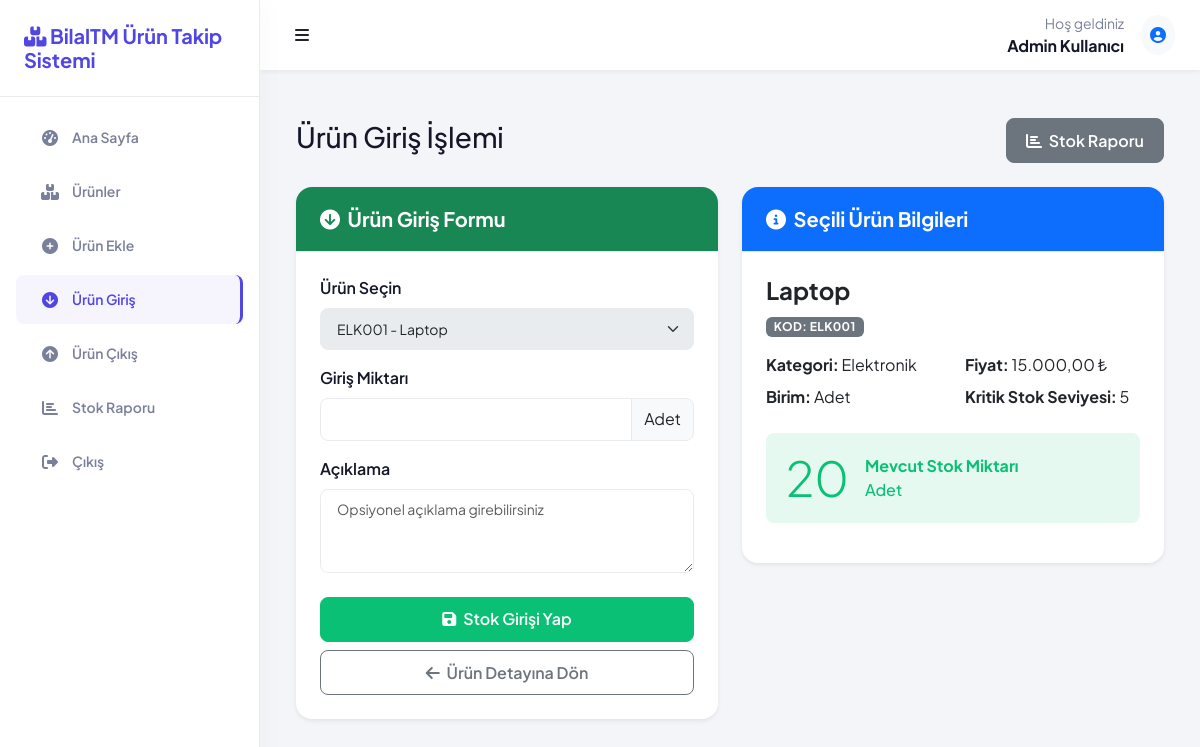
Screenshot of /stock_in.php?id=1 (signed in) with the database file from the repository.
### tables this page shows
CREATE TABLE IF NOT EXISTS kullanicilar (
    id INT AUTO_INCREMENT PRIMARY KEY,
    kullanici_adi VARCHAR(50) NOT NULL UNIQUE,
    sifre VARCHAR(255) NOT NULL,
    ad_soyad VARCHAR(100) NOT NULL,
    email VARCHAR(100) NOT NULL UNIQUE,
    rol ENUM('admin', 'kullanici') NOT NULL DEFAULT 'kullanici',
    son_giris DATETIME,
    kayit_tarihi TIMESTAMP DEFAULT CURRENT_TIMESTAMP,
    aktif TINYINT(1) DEFAULT 1
);

CREATE TABLE IF NOT EXISTS urunler (
    id INT AUTO_INCREMENT PRIMARY KEY,
    urun_kodu VARCHAR(50) NOT NULL UNIQUE,
    urun_adi VARCHAR(100) NOT NULL,
    aciklama TEXT,
    kategori_id INT,
    fiyat DECIMAL(10,2) NOT NULL,
    stok_miktari INT NOT NULL DEFAULT 0,
    kritik_stok_seviyesi INT DEFAULT 10,
    birim VARCHAR(20) NOT NULL,
    ekleyen_id INT,
    eklenme_tarihi TIMESTAMP DEFAULT CURRENT_TIMESTAMP,
    guncelleme_tarihi TIMESTAMP DEFAULT CURRENT_TIMESTAMP ON UPDATE CURRENT_TIMESTAMP,
    FOREIGN KEY (ekleyen_id) REFERENCES kullanicilar(id) ON DELETE SET NULL
);

CREATE TABLE IF NOT EXISTS kategoriler (
    id INT AUTO_INCREMENT PRIMARY KEY,
    kategori_adi VARCHAR(50) NOT NULL UNIQUE,
    aciklama TEXT
);

### config/config.php (called while the page is built, shortened)
<?php
function autoload($class) {
    $file = __DIR__ . '/../classes/' . $class . '.php';
}

### classes/Database.php (called while the page is built, shortened)
<?php
class Database {
    private $host = DB_HOST;
    private $user = DB_USER;
    private $pass = DB_PASS;
    private $dbname = DB_NAME;
    private $dbh;
    private $stmt;
    public function __construct() {
        $dsn = 'mysql:host=' . $this->host . ';dbname=' . $this->dbname . ';charset=utf8';
        $options = array(
            PDO::ATTR_PERSISTENT => true,
            PDO::ATTR_ERRMODE => PDO::ERRMODE_EXCEPTION,
            PDO::ATTR_DEFAULT_FETCH_MODE => PDO::FETCH_ASSOC,
            PDO::ATTR_EMULATE_PREPARES => false
        );
        try {
            $this->dbh = new PDO($dsn, $this->user, $this->pass, $options);
        } catch(PDOException $e) {
            $this->error = $e->getMessage();
            echo 'Veritabanı Bağlantı Hatası: ' . $this->error;
        }
    }
    public function query($sql) {
        $this->stmt = $this->dbh->prepare($sql);
    }
    public function bind($param, $value, $type = null) {
        if(is_null($type)) {
            switch(true) {
                case is_int($value):
                    $type = PDO::PARAM_INT;
                    break;
            }
        }
        $this->stmt->bindValue($param, $value, $type);
    }
    public function execute() {
        return $this->stmt->execute();
    }
    public function resultSet() {
        $this->execute();
        return $this->stmt->fetchAll();
    }
    public function single() {
        $this->execute();
        return $this->stmt->fetch();
    }
}

### classes/User.php (called while the page is built, shortened)
<?php
class User {
    private $db;
    public function __construct() {
        $this->db = new Database();
    }
    public function getUserById($id) {
        $this->db->query('SELECT * FROM kullanicilar WHERE id = :id');
        $this->db->bind(':id', $id);
        return $this->db->single();
    }
}

### classes/Product.php (called while the page is built, shortened)
<?php
class Product {
    private $db;
    public function __construct() {
        $this->db = new Database();
    }
    public function getAllProducts() {
        $this->db->query('
            SELECT u.*, k.kategori_adi
            FROM urunler u
            LEFT JOIN kategoriler k ON u.kategori_id = k.id
            ORDER BY u.eklenme_tarihi DESC
        ');
        return $this->db->resultSet();
    }
    public function getProductById($id) {
        $this->db->query('
            SELECT u.*, k.kategori_adi
            FROM urunler u
            LEFT JOIN kategoriler k ON u.kategori_id = k.id
            WHERE u.id = :id
        ');
        $this->db->bind(':id', $id);
        return $this->db->single();
    }
}

### stock_in.php (the view, shortened to what this page needs)
<?php
require_once 'config/config.php';
$activePage = 'stock_in';
$product = new Product();
$selectedProduct = null;
if(isset($_GET['id']) && is_numeric($_GET['id'])) {
    $id = intval($_GET['id']);
    $selectedProduct = $product->getProductById($id);
}
$allProducts = $product->getAllProducts();
include 'includes/header.php';
?>
<div class="container-fluid">
    <div class="d-flex justify-content-between align-items-center mb-4">
        <h1 class="h3">Ürün Giriş İşlemi</h1>
        <a href="stock_report.php" class="btn btn-secondary">
            <i class="fas fa-chart-bar me-1"></i> Stok Raporu
        </a>
    </div>
    <div class="row">
        <div class="col-lg-6 mb-4">
            <div class="card border-0 shadow-sm">
                <div class="card-header bg-success text-white">
                    <h5 class="mb-0">
                        <i class="fas fa-arrow-circle-down me-1"></i> Ürün Giriş Formu
                    </h5>
                </div>
                <div class="card-body">
                    <form action="stock_in.php<?= $selectedProduct ? '?id='.$selectedProduct['id'] : '' ?>" method="post">
                        <div class="mb-3">
                            <label for="urun_id" class="form-label">Ürün Seçin</label>
                            <select class="form-select" id="urun_id" name="urun_id" required <?= $selectedProduct ? 'disabled' : '' ?>>
                                <?php foreach($allProducts as $item): ?>
                                    <option value="<?= $item['id'] ?>" <?= ($selectedProduct && $selectedProduct['id'] == $item['id']) ? 'selected' : '' ?>>
                                        <?= htmlspecialchars($item['urun_kodu'] . ' - ' . $item['urun_adi']) ?>
                                    </option>
                                <?php endforeach; ?>
                            </select>
                        </div>
                        <div class="mb-3">
                            <label for="miktar" class="form-label">Giriş Miktarı</label>
                            <div class="input-group">
                                <input type="number" class="form-control" id="miktar" name="miktar" min="1" required>
                                <span class="input-group-text">
                                    <?= $selectedProduct ? htmlspecialchars($selectedProduct['birim']) : 'Birim' ?>
                                </span>
                            </div>
                        </div>
                        <div class="mb-3">
                            <label for="aciklama" class="form-label">Açıklama</label>
                            <textarea class="form-control" id="aciklama" name="aciklama" rows="3" placeholder="Opsiyonel açıklama girebilirsiniz"></textarea>
                        </div>
                        <div class="d-grid gap-2 mt-4">
                            <button type="submit" class="btn btn-success">
                                <i class="fas fa-save me-1"></i> Stok Girişi Yap
                            </button>
                            <?php if($selectedProduct): ?>
                                <a href="product_detail.php?id=<?= $selectedProduct['id'] ?>" class="btn btn-outline-secondary">
                                    <i class="fas fa-arrow-left me-1"></i> Ürün Detayına Dön
                                </a>
                            <?php endif; ?>
                        </div>
                    </form>
                </div>
            </div>
        </div>
        <?php if($selectedProduct): ?>
        <div class="col-lg-6 mb-4">
            <div class="card border-0 shadow-sm">
                <div class="card-header bg-primary text-white">
                    <h5 class="mb-0">
                        <i class="fas fa-info-circle me-1"></i> Seçili Ürün Bilgileri
                    </h5>
                </div>
                <div class="card-body">
                    <h4><?= htmlspecialchars($selectedProduct['urun_adi']) ?></h4>
                    <div class="badge bg-secondary mb-3">
                        Kod: <?= htmlspecialchars($selectedProduct['urun_kodu']) ?>
                    </div>
                    <div class="row mb-3">
                        <div class="col-md-6">
                            <div class="mb-2">
                                <strong>Kategori:</strong>
                                <?= htmlspecialchars($selectedProduct['kategori_adi'] ?: 'Kategorisiz') ?>
                            </div>
                            <div class="mb-2">
                                <strong>Birim:</strong>
                                <?= htmlspecialchars($selectedProduct['birim']) ?>
                            </div>
                        </div>
                        <div class="col-md-6">
                            <div class="mb-2">
                                <strong>Fiyat:</strong>
                                <?= number_format($selectedProduct['fiyat'], 2, ',', '.') ?> ₺
                            </div>
                            <div>
                                <strong>Kritik Stok Seviyesi:</strong>
                                <?= $selectedProduct['kritik_stok_seviyesi'] ?>
                            </div>
                        </div>
                    </div>
                    <div class="alert <?= $selectedProduct['stok_miktari'] <= $selectedProduct['kritik_stok_seviyesi'] ? 'alert-danger' : 'alert-success' ?>">
                        <div class="d-flex align-items-center">
                            <div class="display-5 me-3">
                                <?= $selectedProduct['stok_miktari'] ?>
                            </div>
                            <div>
                                <strong>Mevcut Stok Miktarı</strong><br>
                                <?= htmlspecialchars($selectedProduct['birim']) ?>
                            </div>
                        </div>
                    </div>
                </div>
            </div>
        </div>
        <?php endif; ?>
    </div>
</div>
<?php include 'includes/footer.php'; ?>

### includes/header.php (shortened to what this page needs)
<?php
$user = new User();
$currentUser = $user->getUserById($_SESSION['user_id']);
?>
<!DOCTYPE html>
<html lang="tr">
<head>
    <link href="https://cdn.jsdelivr.net/npm/bootstrap@5.3.0/dist/css/bootstrap.min.css" rel="stylesheet">
    <link rel="stylesheet" href="https://cdnjs.cloudflare.com/ajax/libs/font-awesome/6.4.0/css/all.min.css">
    <link rel="stylesheet" href="https://cdn.datatables.net/1.13.5/css/dataTables.bootstrap5.min.css">
    <link rel="stylesheet" href="assets/css/style.css">
</head>
<body>
    <div class="wrapper">
        <nav id="sidebar" class="sidebar">
            <div class="sidebar-header">
                <h3>
                    <i class="fas fa-boxes"></i> <?= SITE_NAME ?>
                </h3>
            </div>
            <div class="sidebar-nav">
                <ul class="nav flex-column">
                    <li class="nav-item">
                        <a class="nav-link <?= $activePage == 'dashboard' ? 'active' : '' ?>" href="dashboard.php">
                            <i class="fas fa-tachometer-alt"></i>
                            <span>Ana Sayfa</span>
                        </a>
                    </li>
                    <?php if($_SESSION['user_role'] == 'admin'): ?>
                        <li class="nav-item">
                            <a class="nav-link <?= $activePage == 'products' ? 'active' : '' ?>" href="products.php">
                                <i class="fas fa-boxes"></i>
                                <span>Ürünler</span>
                            </a>
                        </li>
                        <li class="nav-item">
                            <a class="nav-link <?= $activePage == 'add_product' ? 'active' : '' ?>" href="add_product.php">
                                <i class="fas fa-plus-circle"></i>
                                <span>Ürün Ekle</span>
                            </a>
                        </li>
                    <?php endif; ?>
                    <li class="nav-item">
                        <a class="nav-link <?= $activePage == 'stock_in' ? 'active' : '' ?>" href="stock_in.php">
                            <i class="fas fa-arrow-circle-down"></i>
                            <span>Ürün Giriş</span>
                        </a>
                    </li>
                    <li class="nav-item">
                        <a class="nav-link <?= $activePage == 'stock_out' ? 'active' : '' ?>" href="stock_out.php">
                            <i class="fas fa-arrow-circle-up"></i>
                            <span>Ürün Çıkış</span>
                        </a>
                    </li>
                    <li class="nav-item">
                        <a class="nav-link <?= $activePage == 'stock_report' ? 'active' : '' ?>" href="stock_report.php">
                            <i class="fas fa-chart-bar"></i>
                            <span>Stok Raporu</span>
                        </a>
                    </li>
                    <li class="nav-item mt-auto">
                        <a class="nav-link" href="logout.php">
                            <i class="fas fa-sign-out-alt"></i>
                            <span>Çıkış</span>
                        </a>
                    </li>
                </ul>
            </div>
        </nav>
        <div class="main">
            <nav class="navbar">
                <div class="container-fluid px-0">
                    <button id="sidebarToggle" class="btn btn-icon">
                        <i class="fas fa-bars"></i>
                    </button>
                    <div class="d-flex align-items-center">
                        <div class="me-3 d-none d-md-block">
                            <div class="text-end">
                                <div class="small text-muted">Hoş geldiniz</div>
                                <div class="fw-bold"><?= htmlspecialchars($currentUser['ad_soyad']) ?></div>
                            </div>
                        </div>
                        <div class="dropdown">
                            <a class="btn btn-icon" href="#" id="navbarDropdown" role="button" data-bs-toggle="dropdown" aria-expanded="false">
                                <div class="rounded-circle bg-light d-flex align-items-center justify-content-center" style="width: 40px; height: 40px">
                                    <i class="fas fa-user-circle text-primary"></i>
                                </div>
                            </a>
                        </div>
                    </div>
                </div>
            </nav>
            <div class="container-fluid px-0 py-4">

### rows the page displays
kullanicilar: ad_soyad "Admin Kullanıcı"
urunler: birim "Adet", urun_adi "Laptop", urun_kodu "ELK001", fiyat "15.000,00", kritik_stok_seviyesi "5", stok_miktari "20"
kategoriler: kategori_adi "Elektronik"

### other values shown
SITE_NAME "BilalTM Ürün Takip Sistemi"
form field urun_id "ELK001 - Laptop"
